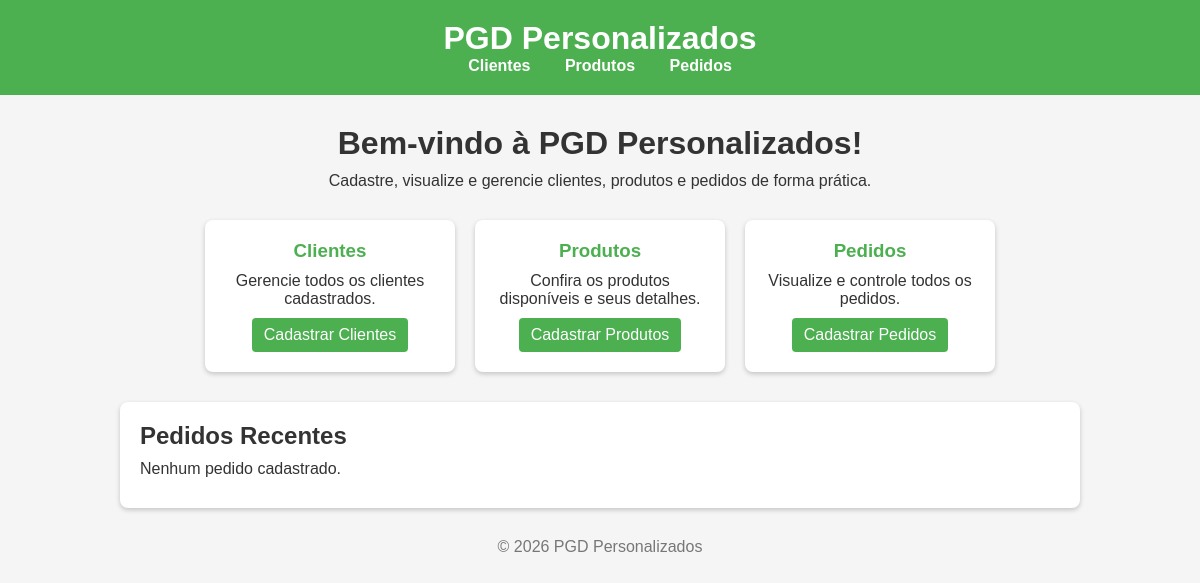
The app's page /, older data.
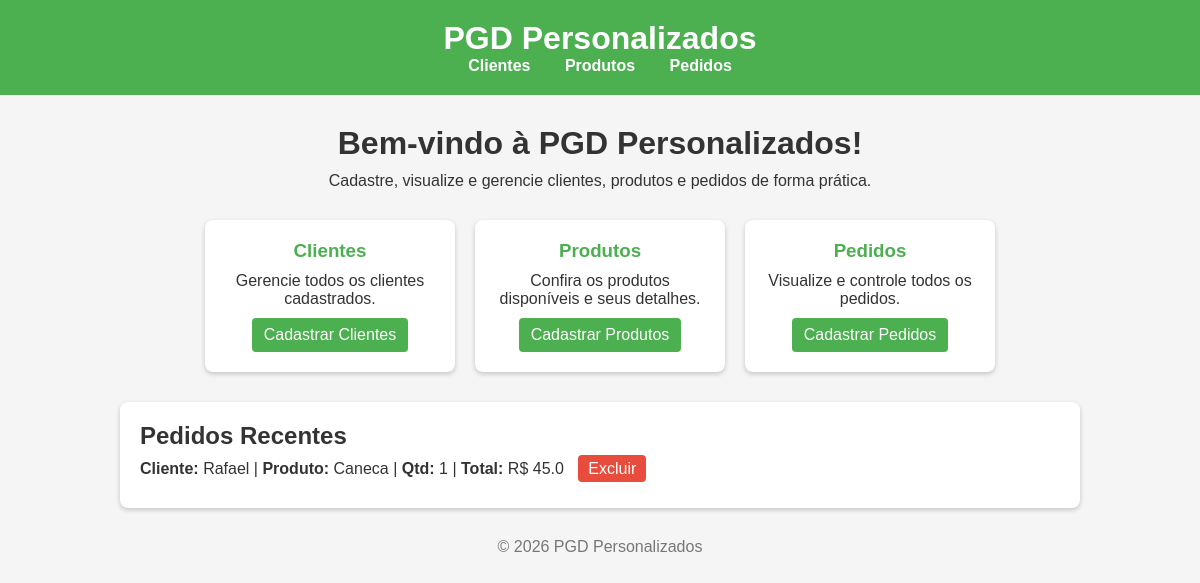
The same page, newer data.
### loja/models.py (models this page shows, shortened)
class Pedido(models.Model):
    cliente = models.ForeignKey(Cliente, on_delete=models.CASCADE)
    produto = models.ForeignKey(Produto, on_delete=models.CASCADE)
    quantidade = models.IntegerField()
    total = models.FloatField()

class Cliente(models.Model):
    nome = models.CharField(max_length=100)
    telefone = models.CharField(max_length=20)

class Produto(models.Model):
    nome = models.CharField(max_length=100)
    preco = models.FloatField()

### loja/views.py (the view)
# urls.py: path('', views.home, name='home'),
def home(request):
    pedidos = Pedido.objects.all()
    return render(request, 'home.html', {'pedidos': pedidos})

### loja/templates/home.html (shortened to what this page needs)
{% load static %}
<!DOCTYPE html>
<html lang="pt-br">
<head>
    <link rel="stylesheet" type="text/css" href="{% static 'css/style.css' %}">
</head>
<body>
    <header>
        <h1>PGD Personalizados</h1>
        <nav>
            <a href="{% url 'cliente_list' %}">Clientes</a>
            <a href="{% url 'produto_list' %}">Produtos</a>
            <a href="{% url 'pedido_list' %}">Pedidos</a>
        </nav>
    </header>
    <section class="welcome">
        <h2>Bem-vindo à PGD Personalizados!</h2>
        <p>Cadastre, visualize e gerencie clientes, produtos e pedidos de forma prática.</p>
    </section>
    <section class="cards">
        <div class="card">
            <h3>Clientes</h3>
            <p>Gerencie todos os clientes cadastrados.</p>
            <a href="{% url 'cliente_list' %}">Cadastrar Clientes</a>
        </div>
        <div class="card">
            <h3>Produtos</h3>
            <p>Confira os produtos disponíveis e seus detalhes.</p>
            <a href="{% url 'produto_list' %}">Cadastrar Produtos</a>
        </div>
        <div class="card">
            <h3>Pedidos</h3>
            <p>Visualize e controle todos os pedidos.</p>
            <a href="{% url 'pedido_list' %}">Cadastrar Pedidos</a>
        </div>
    </section>
    <section class="pedido-list">
        <h2>Pedidos Recentes</h2>
        <ul>
            {% for p in pedidos %}
                <li>
                    <strong>Cliente:</strong> {{ p.cliente.nome }} |
                    <strong>Produto:</strong> {{ p.produto.nome }} |
                    <strong>Qtd:</strong> {{ p.quantidade }} |
                    <strong>Total:</strong> R$ {{ p.total }}
                    <a href="{% url 'excluir' p.id %}" class="excluir">Excluir</a>
                </li>
            {% empty %}
                <li>Nenhum pedido cadastrado.</li>
            {% endfor %}
        </ul>
    </section>
    <footer>
        <p>© 2026 PGD Personalizados</p>
    </footer>
</body>
</html>

Row changes from the older to the newer data that the page shows:
added Pedido: cliente.nome "Rafael", produto.nome "Caneca", quantidade "1", total "45.0"
Text that changed along with them:
text no longer shown: "Nenhum pedido cadastrado."
